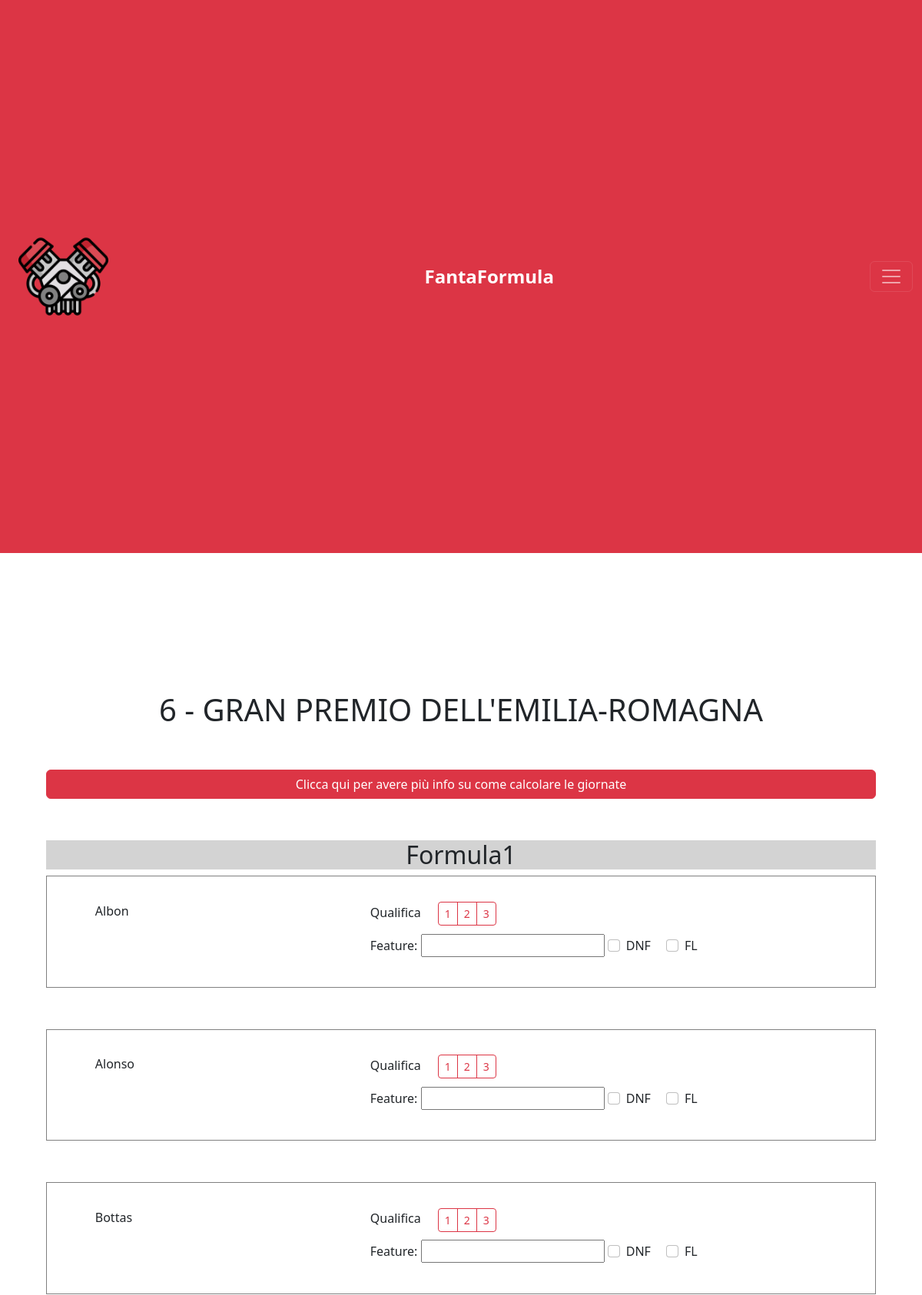
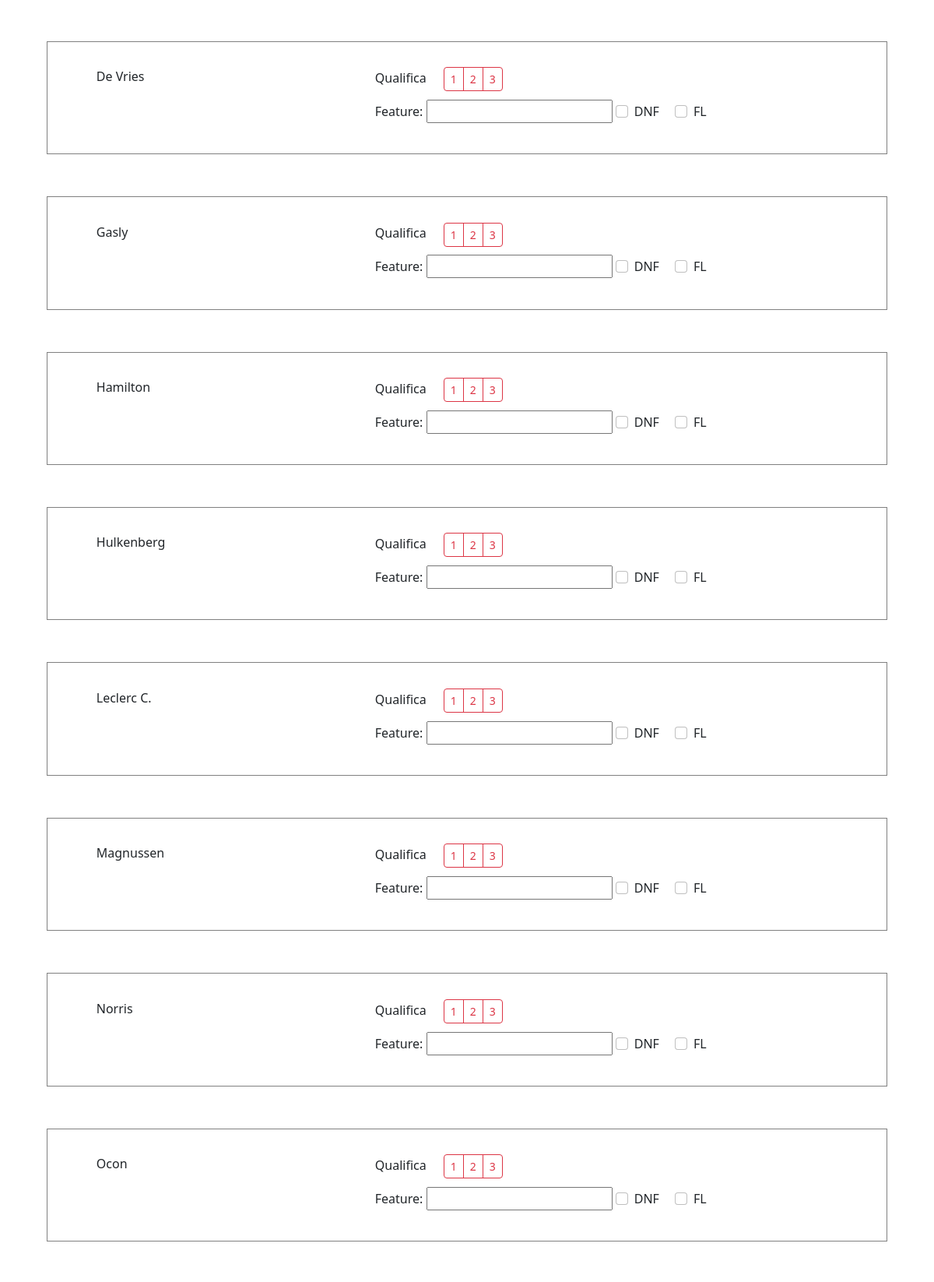
The page /fantaformula/calcolo-6 (signed in, upper part) on the database its author committed (2 pictures, top to bottom).
### fantamotori/models.py (models this page shows)
class Formula_giornata(models.Model):
    data = models.DateTimeField()
    sprint = models.BooleanField(default=False)
    f2 = models.BooleanField(default=False)
    posto = models.TextField(default="a")
    calcolata = models.BooleanField(default=False)

class Formula_piloti(models.Model):
    nome = models.TextField()
    categoria = models.TextField()
    username = models.TextField(default="a")
    utente = models.ForeignKey(User, on_delete=models.PROTECT)
    gara01 = models.IntegerField(blank=True, null=True)
    gara02 = models.IntegerField(blank=True, null=True)
    gara03 = models.IntegerField(blank=True, null=True)
    gara04 = models.IntegerField(blank=True, null=True)
    gara05 = models.IntegerField(blank=True, null=True)
    gara06 = models.IntegerField(blank=True, null=True)
    gara07 = models.IntegerField(blank=True, null=True)
    gara08 = models.IntegerField(blank=True, null=True)
    gara09 = models.IntegerField(blank=True, null=True)
    gara10 = models.IntegerField(blank=True, null=True)
    gara11 = models.IntegerField(blank=True, null=True)
    gara12 = models.IntegerField(blank=True, null=True)
    gara13 = models.IntegerField(blank=True, null=True)
    gara14 = models.IntegerField(blank=True, null=True)
    gara15 = models.IntegerField(blank=True, null=True)
    gara16 = models.IntegerField(blank=True, null=True)
    gara17 = models.IntegerField(blank=True, null=True)
    gara18 = models.IntegerField(blank=True, null=True)
    gara19 = models.IntegerField(blank=True, null=True)
    gara20 = models.IntegerField(blank=True, null=True)
    gara21 = models.IntegerField(blank=True, null=True)
    gara22 = models.IntegerField(blank=True, null=True)
    gara23 = models.IntegerField(blank=True, null=True)
    totale = models.IntegerField(default=0)

### fantamotori/views.py (the view, shortened to what this page needs)
# urls.py: path("fantaformula/calcolo-<id>", views.formula_calcologara, name="fantaformula/calcolo_giornata"),
@login_required
def formula_calcologara(request, id):
    if not request.user.fantaformula:
        return render(request, "errore.html", {
            "message": "Non partecipi al FantaFormula.",
            "cat": "formula"
        })
    autorizzati = [1, 2, 3, 7]
    if request.user.id not in autorizzati:
        return render(request, "errore.html", {
            "message": "Non sei autorizzato al calcolo delle giornate",
            "cat": "formula",
        })
    adesso = timezone.localtime()
    giornata = Formula_giornata.objects.get(id=id).data
    if giornata > adesso:
        return render(request, "errore.html", {
            "message": "LA GARA NON È ANCORA STATA DISPUTATA >:(",
            "cat": "formula"
        })
    calcolata = Formula_giornata.objects.get(id=id).calcolata
    posto = Formula_giornata.objects.get(id=id).posto
    if not calcolata:
        sprint = Formula_giornata.objects.get(id=id).sprint
        f2 = Formula_giornata.objects.get(id=id).f2
        piloti1 = Formula_piloti.objects.filter(categoria="F1").order_by("nome")
        piloti2 = Formula_piloti.objects.filter(categoria="F2").order_by("nome")
    else:
        return render(request, "errore.html", {
            "message": f"LA GARA SELEZIONATA ({posto}) È GIÀ STATA CALCOLATA!",
            "cat": "formula"
        })
    return render(request, "fantaformula/calcolo_gara.html", {
        "id": id,
        "posto": posto,
        "sprint": sprint,
        "f2": f2,
        "piloti1": piloti1,
        "piloti2": piloti2,
        "cat": "formula"
    })

### fantamotori/templates/fantaformula/calcolo_gara.html (shortened to what this page needs)
{% extends "layout.html" %}
{% block body %}
<div class="imppagina">
    <h1 class="gior-titolo">{{id}} - {{posto}}</h1>
    <button id="btn-calcavviso" class="btn btn-danger">Clicca qui per avere più info su come calcolare le giornate</button>
    <form method="POST" action="calcolo-{{id}}" onsubmit="return confirm('Confermare tutti i risultati?');">
        <h2 class="gior-cat">Formula1</h2>
        {% for pilota1 in piloti1 %}
        <div class="gior-pilota">
            <div class="gior-left">
                <p>{{ pilota1.nome }}</p>
            </div>
            <div class="gior-right">
                <div>
                    <p class="gior-item" style="margin-right: 3%;">Qualifica</p>
                    <div class="btn-group gior-item" role="group" aria-label="radio toggle button group">
                        <label for="1-{{pilota1.nome}}" class="btn btn-outline-danger btn-sm">1</label>
                        <label for="2-{{pilota1.nome}}" class="btn btn-outline-danger btn-sm">2</label>
                        <label for="3-{{pilota1.nome}}" class="btn btn-outline-danger btn-sm">3</label>
                    </div>
                </div>
                <div>
                    <label for="feat-gara-1-{{pilota1.nome}}" class="gior-item" style="margin-bottom: 2%;">Feature:</label>
                    <input id="feat-gara-1-{{pilota1.nome}}" name="feat-gara-1-{{pilota1.nome}}" type="number" class="gior-item">
                    <div class="form-check form-check-inline">
                        <label for="feat-dnf-1-{{pilota1.nome}}" class="form-check-label">DNF</label>
                        <input id="feat-dnf-1-{{pilota1.nome}}" name="feat-dnf-1-{{pilota1.nome}}" value=1 type="checkbox" class="form-check-input">
                    </div>
                    <div class="form-check form-check-inline">
                        <label for="feat-fl-1-{{pilota1.nome}}" class="form-check-label">FL</label>
                        <input id="feat-fl-1-{{pilota1.nome}}" name="feat-fl-1-{{pilota1.nome}}" value=1 type="checkbox" class="form-check-input">
                    </div>
                </div>
            </div>
        </div>
        {% endfor %}
    </form>
</div>
{% endblock %}

### fantamotori/static/styles.css (style rules this page uses)
body { margin: auto; max-width: 1440px; }
.imppagina { top: 10%; width: 100%; padding: 0 5% 0 5%; position: absolute; }
.gior-titolo { text-align: center; margin-bottom: 5%; }
.gior-cat { background-color: lightgray; text-align: center; }
.gior-pilota { display: flex; margin-bottom: 5%; border: 1px solid gray; padding: 3% 3% 0 3%; }
.gior-left { width: 30%; margin: 0 3% 0 3%; }
.gior-right { width: 60%; margin: 0 3% 3% 3%; }
.gior-item { display:inline-block; }
#btn-calcavviso { width: 100%; margin-bottom: 5%; }

### rows shown on the page
Formula_giornata: posto "GRAN PREMIO DELL'EMILIA-ROMAGNA"
Formula_piloti: nome "Albon"
Formula_piloti: nome "Alonso"
Formula_piloti: nome "Bottas"
Formula_piloti: nome "De Vries"
Formula_piloti: nome "Gasly"
Formula_piloti: nome "Hamilton"
Formula_piloti: nome "Hulkenberg"
Formula_piloti: nome "Leclerc C."
Formula_piloti: nome "Magnussen"
Formula_piloti: nome "Norris"
Formula_piloti: nome "Ocon"

### other values the page prints
{{ id }} "6"
